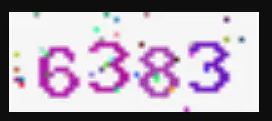
#> input picture img.png, 272 x 121 px
$ python -i AI.py   (imports and definitions only)
#> lines starting #> are read from the running program, lines starting #| are printed output that depends on the picture; after the words box and inside, x2 and y2 are one past the last pixel; in counts of white or black regions, pixels touching at a corner belong together
#> further down, picture is the input picture: shape (121, 272, 3); mean B, G, R 179.6, 165.2, 177.6
# encoding:utf-8
import requests
import base64
import cv2 as cv
import pytesseract
import numpy as np
from PIL import Image

'''
通用文字识别（高精度版）
'''


def iter_frames(im):
    try:
        i = 0
        while 1:
            im.seek(i)
            imframe = im.copy()
            if i == 0:
                palette = imframe.getpalette()
            else:
                imframe.putpalette(palette)
            yield imframe
            i += 1
    except EOFError:
        pass


# 图片进行去噪处理
def recognize_text(image):
    # 边缘保留滤波  去噪
    blur = cv.pyrMeanShiftFiltering(image, sp=8, sr=30)
    cv.imshow('dst', blur)
    # 对比度加深
    scale_abs = cv.convertScaleAbs(blur, alpha=1.4, beta=0)
    cv.imshow('abs', scale_abs)

    # 替换黄色
    hsv = cv.cvtColor(scale_abs, cv.COLOR_BGR2HSV)
#> hsv: shape (121, 272, 3); mean H, S, V 23.5, 18.2, 198.3
    # 分别设置HSV颜色空间中，红色、黄色、蓝色、绿色的阈值
    lower_red = np.array([0, 43, 46])
    upper_red = np.array([10, 255, 255])
    lower_yellow = np.array([26, 43, 46])
    upper_yellow = np.array([34, 255, 255])
    lower_blue = np.array([100, 43, 46])
    upper_blue = np.array([124, 255, 255])
    lower_green = np.array([35, 43, 46])
    upper_green = np.array([77, 255, 255])

    # 使用inRange函数获取图像中目标颜色的索引
    mask_red = cv.inRange(hsv, lower_red, upper_red)
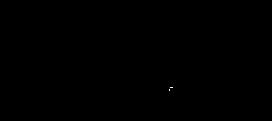
#> mask_red: shape (121, 272); 0.02% white in thin lines or dots, all inside (x1, y1, x2, y2) = (169, 87, 173, 91)
    mask_blue = cv.inRange(hsv, lower_blue, upper_blue)
#> mask_blue: shape (121, 272); 0.17% white in thin lines or dots, all inside (x1, y1, x2, y2) = (19, 19, 244, 90)
    mask_green = cv.inRange(hsv, lower_green, upper_green)
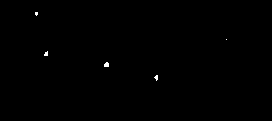
#> mask_green: shape (121, 272); 0.19% white in thin lines or dots, all inside (x1, y1, x2, y2) = (35, 12, 227, 81)
    mask_yellow = cv.inRange(hsv, lower_yellow, upper_yellow)
#> mask_yellow: shape (121, 272); 0.12% white in thin lines or dots, all inside (x1, y1, x2, y2) = (14, 37, 229, 92)
    img_mask = np.copy(scale_abs)

    color_1 = [128, 9, 21]
    color_2 = [50, 14, 77]
    color_3 = [61, 154, 124]
    color_4 = [59, 170, 246]

    # 给目标像素赋值
    img_mask[mask_red != 0] = color_1
#> img_mask: shape (121, 272, 3); mean B, G, R 197.3, 181.5, 195.7
    img_mask[mask_blue != 0] = color_2
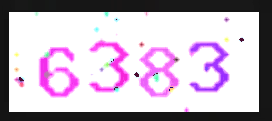
#> img_mask: shape (121, 272, 3); mean B, G, R 197, 181.2, 195.6
    img_mask[mask_green != 0] = color_3
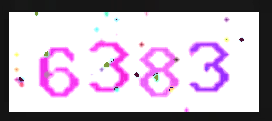
#> img_mask: shape (121, 272, 3); 0.19% of pixels changed, all inside (x1, y1, x2, y2) = (35, 12, 227, 81)
    img_mask[mask_yellow != 0] = color_4
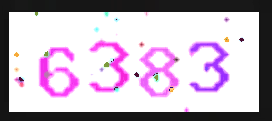
#> img_mask: shape (121, 272, 3); 0.12% of pixels changed, all inside (x1, y1, x2, y2) = (14, 37, 229, 92)

    cv.imshow('img_mask', img_mask)

    # 灰度图像
    gray = cv.cvtColor(img_mask, cv.COLOR_BGR2GRAY)
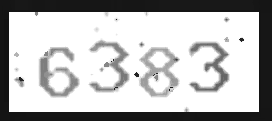
#> gray: shape (121, 272); min 18, max 255, mean 187.1
    cv.imshow('gray', gray)

    # 自适应二值化
    local = cv.adaptiveThreshold(gray, 255, cv.ADAPTIVE_THRESH_GAUSSIAN_C, cv.THRESH_BINARY, 25, 10)
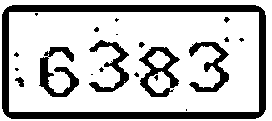
#> local: shape (121, 272); 75% white; 21 black regions (13 under 20 px), largest, box (x1, y1, x2, y2) and area: (2, 5, 266, 119) 4956, (39, 47, 79, 97) 817, (139, 47, 180, 97) 816
    cv.imshow('local', local)

    # 二值化
    ret, binary = cv.threshold(local, 0, 255, cv.THRESH_BINARY | cv.THRESH_OTSU)
#> ret = 0
    print(f'二值化自适应阈值：{ret}')
#| 二值化自适应阈值：0.0
    cv.imshow('binary', binary)
    # [8 lines of commented-out code are left out]
    cv.bitwise_not(binary, binary)
    cv.imshow('binary-image', binary)
    # 保存图片
    cv.imwrite(local_path + upload_file_name, binary)
    # # 识别
    # test_message = Image.fromarray(bin2)
    # text = pytesseract.image_to_string(test_message)
    # print(f'识别结果：{text}')
    cv.waitKey(0)
    cv.destroyAllWindows()


# 获取百度AI的token
def get_token(api_key, secret_key):
    host = 'https://aip.baidubce.com/oauth/2.0/token?grant_type=client_credentials&client_id=' + api_key + '&client_secret=' + secret_key
    response = requests.get(host)
    access_token = ''
    if response.status_code == 200:
        access_token = response.json()['access_token']
        print(access_token)
    else:
        print(response.json()['error_description'])
    return access_token


def request_img(url, access_token, file_path):
    f = open(file_path, 'rb')
    img = base64.b64encode(f.read())

    params = {"image": img}
    request_url = url + "?access_token=" + access_token
    headers = {'content-type': 'application/x-www-form-urlencoded'}

    response = requests.post(request_url, data=params, headers=headers)
    result_str = ''
    if response.status_code == 200:
        try:
            words_result = response.json()['words_result']
            print(words_result)
            number_str = words_result[0]
            result_str = number_str['words']
        except KeyError:
            print(response.json()['error_msg'])
    return result_str


# client_id 为官网获取的AK， client_secret 为官网获取的SK
apiKey = "c04po10UzPyP0sgImVGlvsRo"
secretKey = "ydQsGv9jZkvvkEE2GTFQdVZ29fWdy348"
# [1 line that did not run here, left out]

# 通用文字识别
common_url = "https://aip.baidubce.com/rest/2.0/ocr/v1/accurate_basic"
# 网络图片识别
web_image_url = "https://aip.baidubce.com/rest/2.0/ocr/v1/webimage"
# 手写识别
hand_write_url = "https://aip.baidubce.com/rest/2.0/ocr/v1/handwriting"
# 通用文字识别 标准版
basic_url = "https://aip.baidubce.com/rest/2.0/ocr/v1/general_basic"
# 办公文档识别
office_url = "https://aip.baidubce.com/rest/2.0/ocr/v1/doc_analysis_office"

# 二进制方式打开图片文件
# 本地图片的地址 自行修改
# local_path = 'D:\\PycharmProjects\\FlaskProjects\\test1.gif'
#
# # 将gif图片转成PNG图片
# im = Image.open(local_path)
# for i, frame in enumerate(iter_frames(im)):
#     frame.save('image.png', **frame.info)

local_path = 'D:\\PycharmProjects\\FlaskProjects\\'
local_file_name = 'img.png'
upload_file_name = 'upload.png'

# [3 lines not run here, left out]
# 请求结果
# [1 line that did not run here, left out]
# [1 line not run here, left out]

>>> import cv2
>>> picture = cv2.imread('img.png')
>>> result = recognize_text(picture)
